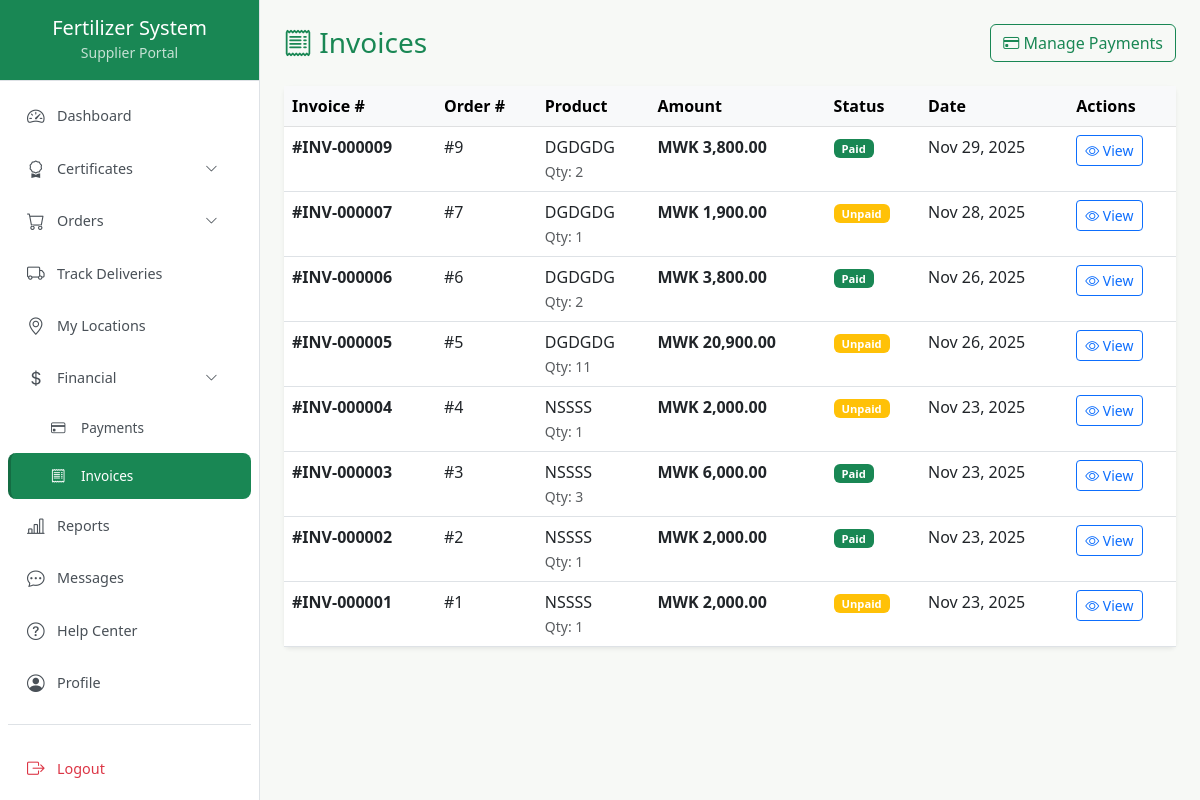
Screenshot of /supplier/invoices.php (signed in) with the database file from the repository.
### tables this page shows
CREATE TABLE `orders` (
  `id` int(11) NOT NULL,
  `supplier_id` int(11) DEFAULT NULL,
  `fertilizer_id` int(11) DEFAULT NULL,
  `quantity` int(11) DEFAULT NULL,
  `price_per_unit` decimal(10,2) NOT NULL,
  `total_price` decimal(10,2) NOT NULL,
  `status` enum('Requested','Approved','Dispatched','Delivered','Cancelled') DEFAULT 'Requested',
  `order_date` timestamp NOT NULL DEFAULT current_timestamp()
);

CREATE TABLE `fertilizers` (
  `id` int(11) NOT NULL,
  `admin_id` int(11) DEFAULT NULL,
  `name` varchar(255) DEFAULT NULL,
  `price_per_unit` decimal(10,2) NOT NULL,
  `type` varchar(100) DEFAULT NULL,
  `npk_value` varchar(50) DEFAULT NULL,
  `batch_no` varchar(100) DEFAULT NULL,
  `expiry_date` date DEFAULT NULL,
  `stock` int(11) DEFAULT 0,
  `stock_remaining` int(11) DEFAULT 0,
  `minimum_stock` int(11) DEFAULT 0,
  `certified` tinyint(1) DEFAULT 1,
  `depot_location` varchar(255) DEFAULT NULL,
  `price` decimal(10,2) DEFAULT 0.00
);

### supplier/invoices.php (the view, shortened to what this page needs)
<?php
include('../includes/db.php');
$user_id = (int) $_SESSION['user_id'];
$stmt = $conn->prepare("SELECT s.*, u.email, u.phone as user_phone FROM suppliers s JOIN users u ON s.user_id = u.id WHERE s.user_id = ?");
$stmt->bind_param("i", $user_id);
$stmt->execute();
$supplier = $stmt->get_result()->fetch_assoc();
$supplier_id = (int) $supplier['id'];
$invoice = null;
$invoices = $conn->query("
    SELECT o.*, p.payment_status, p.payment_date, p.amount_paid, p.payment_method,
           f.name as fertilizer_name
    FROM orders o
    LEFT JOIN payments p ON o.id = p.order_id
    JOIN fertilizers f ON o.fertilizer_id = f.id
    WHERE o.supplier_id = {$supplier_id} AND o.status IN ('Approved', 'Dispatched', 'Delivered')
    ORDER BY o.order_date DESC
")->fetch_all(MYSQLI_ASSOC);
?>
<!DOCTYPE html>
<html lang="en">
<head>
    <link href="https://cdn.jsdelivr.net/npm/bootstrap@5.3.0/dist/css/bootstrap.min.css" rel="stylesheet">
    <link href="https://cdn.jsdelivr.net/npm/bootstrap-icons@1.10.5/font/bootstrap-icons.css" rel="stylesheet">
</head>
<body>
<div class="d-flex">
    <?php include('../includes/sidebar.php'); ?>
    <div class="flex-grow-1 p-4">
        <?php if ($invoice): ?>
        <div class="no-print mb-4 d-flex justify-content-between align-items-center">
            <a href="invoices.php" class="btn btn-outline-secondary">
                <i class="bi bi-arrow-left"></i> Back to Invoices
            </a>
            <div>
                <button onclick="window.print()" class="btn btn-primary">
                    <i class="bi bi-printer"></i> Print Invoice
                </button>
                <button onclick="downloadInvoice()" class="btn btn-success">
                    <i class="bi bi-download"></i> Download PDF
                </button>
            </div>
        </div>
        <div class="invoice-preview">
            <div class="invoice-header">
                <div class="row">
                    <div class="col-6">
                        <h3 class="mb-1">INVOICE</h3>
                        <p class="mb-0 opacity-75">#INV-<?= str_pad($invoice['id'], 6, '0', STR_PAD_LEFT) ?></p>
                    </div>
                    <div class="col-6 text-end">
                        <h5 class="mb-1"><?= htmlspecialchars($supplier['company_name']) ?></h5>
                        <small class="opacity-75">
                            <?= htmlspecialchars($supplier['address'] ?? '') ?><br>
                            <?= htmlspecialchars($supplier['email']) ?><br>
                            <?= htmlspecialchars($supplier['phone'] ?? $supplier['user_phone'] ?? '') ?>
                        </small>
                    </div>
                </div>
            </div>
            <div class="invoice-body">
                <div class="row mb-4">
                    <div class="col-6">
                        <strong class="text-muted">Invoice Date</strong><br>
                        <?= date('F d, Y', strtotime($invoice['order_date'])) ?>
                    </div>
                    <div class="col-6 text-end">
                        <strong class="text-muted">Status</strong><br>
                        <?php if ($invoice['payment_status'] === 'Completed'): ?>
                            <span class="badge bg-success">PAID</span>
                        <?php else: ?>
                            <span class="badge bg-warning">PENDING</span>
                        <?php endif; ?>
                    </div>
                </div>
                <div class="row mb-4">
                    <div class="col-6">
                        <strong class="text-muted">Order Reference</strong><br>
                        #<?= $invoice['id'] ?>
                    </div>
                    <div class="col-6 text-end">
                        <?php if ($invoice['payment_date']): ?>
                            <strong class="text-muted">Payment Date</strong><br>
                            <?= date('F d, Y', strtotime($invoice['payment_date'])) ?>
                        <?php endif; ?>
                    </div>
                </div>
                <table class="table invoice-table">
                    <thead>
                        <tr>
                            <th>Description</th>
                            <th class="text-center">Qty</th>
                            <th class="text-end">Unit Price</th>
                            <th class="text-end">Amount</th>
                        </tr>
                    </thead>
                    <tbody>
                        <tr>
                            <td>
                                <strong><?= htmlspecialchars($invoice['fertilizer_name']) ?></strong><br>
                                <small class="text-muted">
                                    Type: <?= htmlspecialchars($invoice['fertilizer_type']) ?>
                                    <?php if ($invoice['npk_value']): ?> | NPK: <?= htmlspecialchars($invoice['npk_value']) ?><?php endif; ?>
                                    <?php if ($invoice['batch_no']): ?><br>Batch: <?= htmlspecialchars($invoice['batch_no']) ?><?php endif; ?>
                                </small>
                            </td>
                            <td class="text-center"><?= $invoice['quantity'] ?></td>
                            <td class="text-end">MWK <?= number_format($invoice['price_per_unit'], 2) ?></td>
                            <td class="text-end">MWK <?= number_format($invoice['total_price'], 2) ?></td>
                        </tr>
                    </tbody>
                </table>
                <div class="row justify-content-end">
                    <div class="col-md-5">
                        <div class="invoice-total p-3">
                            <div class="d-flex justify-content-between mb-2">
                                <span>Subtotal</span>
                                <span>MWK <?= number_format($invoice['total_price'], 2) ?></span>
                            </div>
                            <?php if ($invoice['subsidy']): ?>
                            <div class="d-flex justify-content-between mb-2 text-success">
                                <span>Subsidy (10%)</span>
                                <span>-MWK <?= number_format($invoice['subsidy'], 2) ?></span>
                            </div>
                            <?php endif; ?>
                            <hr>
                            <div class="d-flex justify-content-between">
                                <strong>Total Due</strong>
                                <strong class="text-primary">MWK <?= number_format($invoice['total_price'] - ($invoice['subsidy'] ?? 0), 2) ?></strong>
                            </div>
                            <?php if ($invoice['amount_paid']): ?>
                            <div class="d-flex justify-content-between mt-2 text-success">
                                <span>Amount Paid</span>
                                <span>MWK <?= number_format($invoice['amount_paid'], 2) ?></span>
                            </div>
                            <?php endif; ?>
                        </div>
                    </div>
                </div>
                <?php if ($invoice['payment_method']): ?>
                <div class="mt-4 p-3 bg-light rounded">
                    <strong>Payment Information</strong><br>
                    <small class="text-muted">
                        Method: <?= htmlspecialchars($invoice['payment_method']) ?>
                        <?php if ($invoice['transaction_id']): ?> | Transaction ID: <?= htmlspecialchars($invoice['transaction_id']) ?><?php endif; ?>
                    </small>
                </div>
                <?php endif; ?>
                <div class="mt-5 pt-4 border-top text-center text-muted">
                    <small>
                        Thank you for your business!<br>
                        This is a computer-generated invoice.
                    </small>
                </div>
            </div>
        </div>
        <?php else: ?>
        <div class="d-flex justify-content-between align-items-center mb-4">
            <h3 class="text-success mb-0"><i class="bi bi-receipt"></i> Invoices</h3>
            <a href="payments.php" class="btn btn-outline-success">
                <i class="bi bi-credit-card"></i> Manage Payments
            </a>
        </div>
        <div class="card border-0 shadow-sm">
            <div class="card-body p-0">
                <div class="table-responsive">
                    <table class="table table-hover mb-0">
                        <thead class="table-light">
                            <tr>
                                <th>Invoice #</th>
                                <th>Order #</th>
                                <th>Product</th>
                                <th>Amount</th>
                                <th>Status</th>
                                <th>Date</th>
                                <th>Actions</th>
                            </tr>
                        </thead>
                        <tbody>
                        <?php if (empty($invoices)): ?>
                            <tr><td colspan="7" class="text-center text-muted py-4">No invoices found.</td></tr>
                        <?php else: ?>
                            <?php foreach ($invoices as $inv): ?>
                            <tr class="invoice-item">
                                <td><strong>#INV-<?= str_pad($inv['id'], 6, '0', STR_PAD_LEFT) ?></strong></td>
                                <td>#<?= $inv['id'] ?></td>
                                <td>
                                    <?= htmlspecialchars($inv['fertilizer_name']) ?><br>
                                    <small class="text-muted">Qty: <?= $inv['quantity'] ?></small>
                                </td>
                                <td><strong>MWK <?= number_format($inv['total_price'], 2) ?></strong></td>
                                <td>
                                    <?php if ($inv['payment_status'] === 'Completed'): ?>
                                        <span class="badge bg-success">Paid</span>
                                    <?php else: ?>
                                        <span class="badge bg-warning">Unpaid</span>
                                    <?php endif; ?>
                                </td>
                                <td><?= date('M d, Y', strtotime($inv['order_date'])) ?></td>
                                <td>
                                    <a href="?order=<?= $inv['id'] ?>" class="btn btn-sm btn-outline-primary">
                                        <i class="bi bi-eye"></i> View
                                    </a>
                                </td>
                            </tr>
                            <?php endforeach; ?>
                        <?php endif; ?>
                        </tbody>
                    </table>
                </div>
            </div>
        </div>
        <?php endif; ?>
    </div>
</div>
</body>
</html>

### supplier/invoices.php (style rules this page uses)
body { background: #f7f9f6; }
.invoice-item { transition: all 0.2s; }

### includes/sidebar.php (style rules this page uses)
.badge { font-size: 0.7rem; padding: 0.25rem 0.5rem; }

### rows the page displays
orders: id "000009", id "9", fertilizer.name "DGDGDG", quantity "2", total_price "3,800.00", shows "Paid", order_date "Nov 29, 2025"
orders: id "000007", id "7", fertilizer.name "DGDGDG", quantity "1", total_price "1,900.00", shows "Unpaid", order_date "Nov 28, 2025"
orders: id "000006", id "6", fertilizer.name "DGDGDG", quantity "2", total_price "3,800.00", shows "Paid", order_date "Nov 26, 2025"
orders: id "000005", id "5", fertilizer.name "DGDGDG", quantity "11", total_price "20,900.00", shows "Unpaid", order_date "Nov 26, 2025"
orders: id "000004", id "4", fertilizer.name "NSSSS", quantity "1", total_price "2,000.00", shows "Unpaid", order_date "Nov 23, 2025"
orders: id "000003", id "3", fertilizer.name "NSSSS", quantity "3", total_price "6,000.00", shows "Paid", order_date "Nov 23, 2025"
orders: id "000002", id "2", fertilizer.name "NSSSS", quantity "1", total_price "2,000.00", shows "Paid", order_date "Nov 23, 2025"
orders: id "000001", id "1", fertilizer.name "NSSSS", quantity "1", total_price "2,000.00", shows "Unpaid", order_date "Nov 23, 2025"

### other values shown
$role "Supplier"
